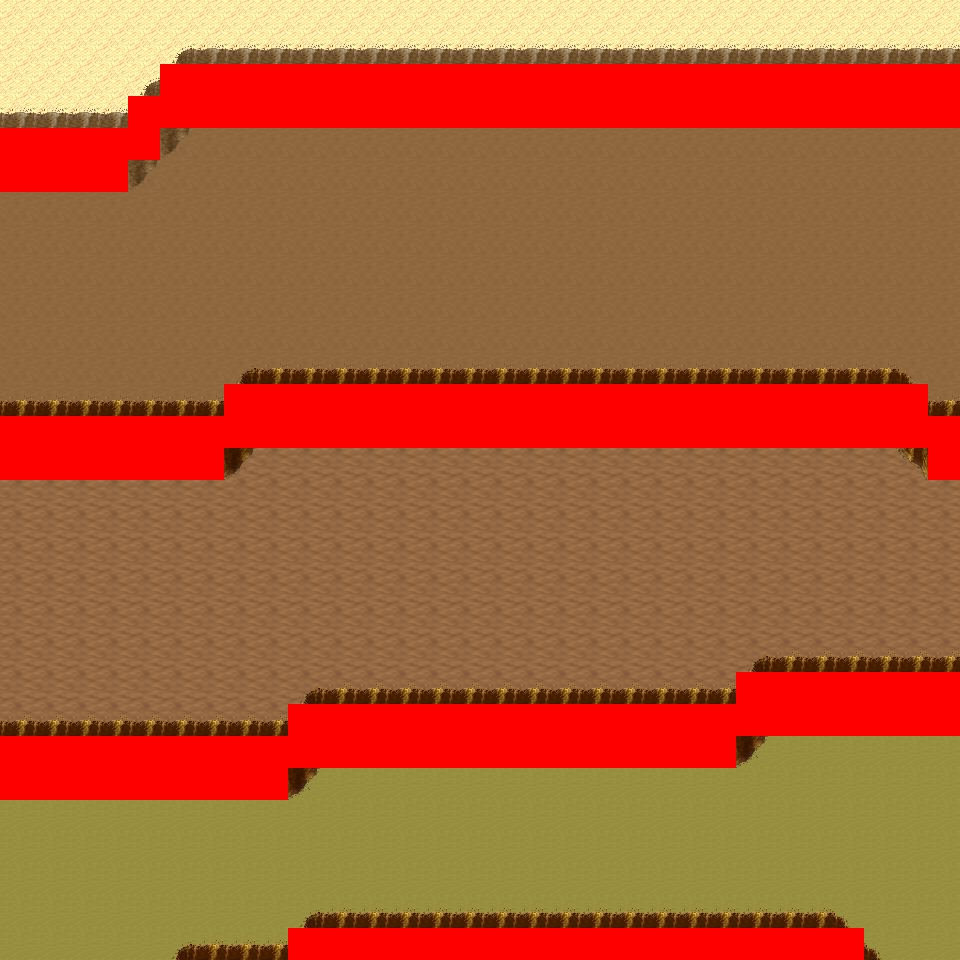

The image is a tile-based game level rendered from a .tmx file. Its description and source (layers, tilesets, objects; grid data summarised) follow:
An orthogonal 30x30 tile map with 32x32 px tiles, 6 tile layers (Ground, Object, Object2, Above, ...), 8 tilesets and 7 objects (7x mapExit).

<map version="1.0" orientation="orthogonal" renderorder="right-down" width="30" height="30" tilewidth="32" tileheight="32" nextobjectid="8">
  <tileset firstgid="1" name="tileset_logic_collision" tilewidth="32" tileheight="32" tilecount="1" columns="1">
    <image source="../drawable/tileset_logic_collision.png" width="32" height="32" />
  </tileset>
  <tileset firstgid="2" name="tileset_ground_ground" tilewidth="32" tileheight="32" tilecount="33" columns="3">
    <image source="../drawable/tileset_ground_ground.png" width="96" height="352" />
  </tileset>
  <tileset firstgid="35" name="tileset_ground_ridge_earth_pale" tilewidth="32" tileheight="32" tilecount="96" columns="12">
    <image source="../drawable/tileset_ground_ridge_earth_pale.png" width="384" height="256" />
  </tileset>
  <tileset firstgid="131" name="tileset_ground_ridge_earth_dark" tilewidth="32" tileheight="32" tilecount="96" columns="12">
    <image source="../drawable/tileset_ground_ridge_earth_dark.png" width="384" height="256" />
  </tileset>
  <tileset firstgid="227" name="tileset_terrain_desert" tilewidth="32" tileheight="32" tilecount="88" columns="8">
    <image source="../drawable/tileset_terrain_desert.png" width="256" height="352" />
  </tileset>
  <tileset firstgid="315" name="tileset_plant_tree_tree_darkgreen" tilewidth="32" tileheight="32" tilecount="88" columns="8">
    <image source="../drawable/tileset_plant_tree_tree_darkgreen.png" width="256" height="352" />
  </tileset>
  <tileset firstgid="403" name="tileset_plant_cactus_2" tilewidth="32" tileheight="32" tilecount="10" columns="5">
    <image source="../drawable/tileset_plant_cactus_2.png" width="160" height="64" />
  </tileset>
  <tileset firstgid="413" name="tileset_ground_sand_2" tilewidth="32" tileheight="32" tilecount="15" columns="5">
    <image source="../drawable/tileset_ground_sand_2.png" width="160" height="96" />
  </tileset>
  <layer name="Ground" width="30" height="30">
    <data>[900 cells, 900 non-empty, 4 distinct tile ids]</data>
  </layer>
  <layer name="Object" width="30" height="30">
    <data>[900 cells, 317 non-empty, 18 distinct tile ids]</data>
  </layer>
  <layer name="Object2" width="30" height="30">
    <data>[900 cells, 0 non-empty, 0 distinct tile ids]</data>
  </layer>
  <layer name="Above" width="30" height="30">
    <data>[900 cells, 0 non-empty, 0 distinct tile ids]</data>
  </layer>
  <layer name="Above2" width="30" height="30">
    <data>[900 cells, 0 non-empty, 0 distinct tile ids]</data>
  </layer>
  <layer name="Walkable" width="30" height="30">
    <data>[900 cells, 198 non-empty, 1 distinct tile ids]</data>
  </layer>
  <objectgroup name="MapEvents">
    <object id="1" name="north" type="mapExit" x="0" y="0" width="960" height="32">
      <properties>
        <property name="map" value="level_0_x17_y146" />
        <property name="x" value="0" />
        <property name="y" value="28" />
      </properties>
    </object>
    <object id="2" name="south" type="mapExit" x="0" y="928" width="288" height="32">
      <properties>
        <property name="map" value="level_0_x17_y148" />
        <property name="x" value="0" />
        <property name="y" value="1" />
      </properties>
    </object>
    <object id="3" name="south2" type="mapExit" x="864" y="928" width="96" height="32">
      <properties>
        <property name="map" value="level_0_x17_y148" />
        <property name="x" value="27" />
        <property name="y" value="1" />
      </properties>
    </object>
    <object id="4" name="east" type="mapExit" x="928" y="0" width="32" height="64">
      <properties>
        <property name="map" value="level_0_x18_y147" />
        <property name="x" value="1" />
        <property name="y" value="0" />
      </properties>
    </object>
    <object id="5" name="east2" type="mapExit" x="928" y="128" width="32" height="288">
      <properties>
        <property name="map" value="level_0_x18_y147" />
        <property name="x" value="1" />
        <property name="y" value="4" />
      </properties>
    </object>
    <object id="6" name="east3" type="mapExit" x="928" y="480" width="32" height="192">
      <properties>
        <property name="map" value="level_0_x18_y147" />
        <property name="x" value="1" />
        <property name="y" value="15" />
      </properties>
    </object>
    <object id="7" name="east4" type="mapExit" x="928" y="736" width="32" height="224">
      <properties>
        <property name="map" value="level_0_x18_y147" />
        <property name="x" value="1" />
        <property name="y" value="23" />
      </properties>
    </object>
  </objectgroup>
</map>
